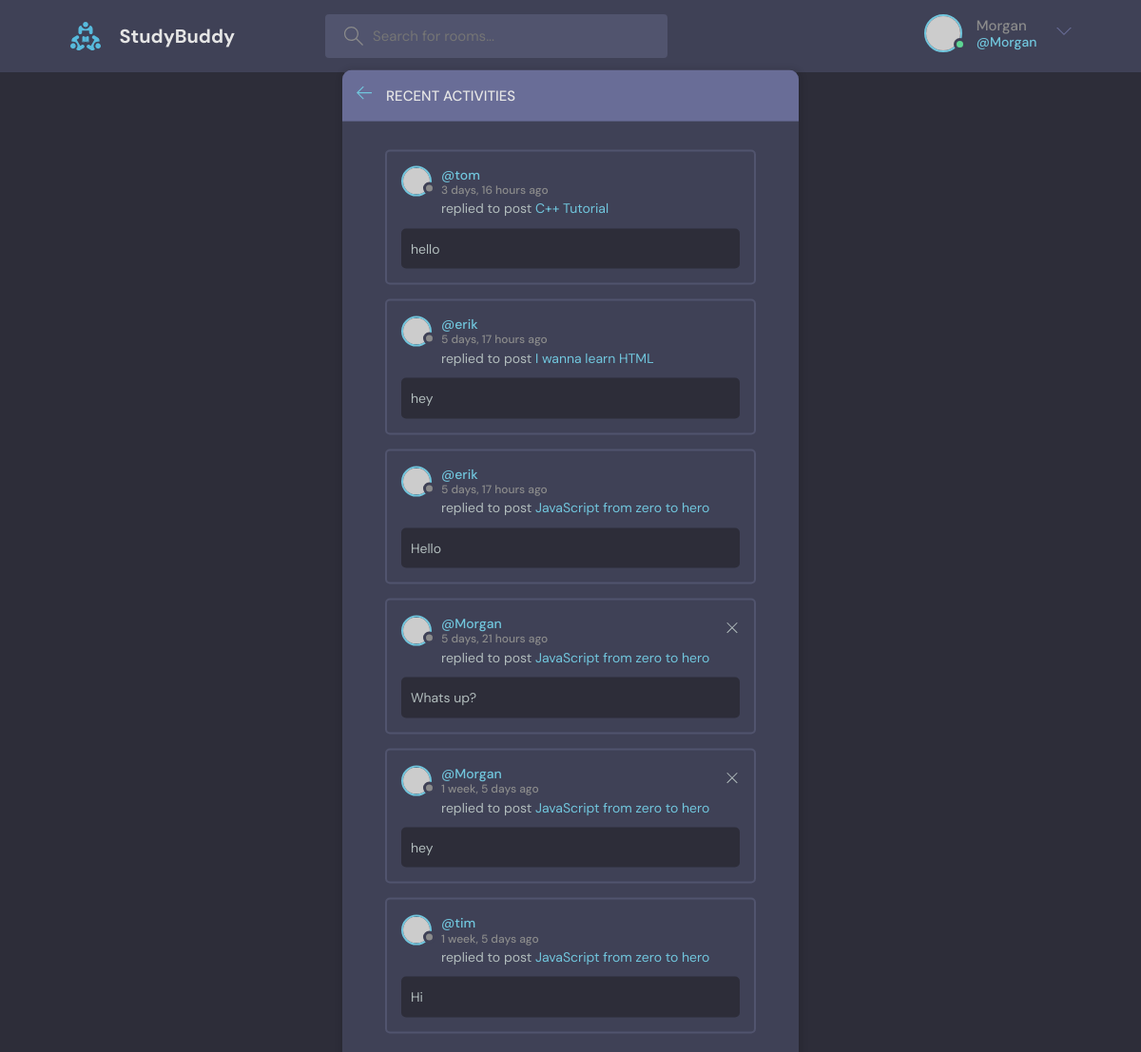
Screenshot of /activity/ (signed in) with the database file from the repository.
### base/models.py (models this page shows, shortened)
class Message(models.Model):
    user = models.ForeignKey(User, on_delete=models.CASCADE)
    room= models.ForeignKey(Room, on_delete=models.CASCADE)
    body = models.TextField()
    updated = models.DateTimeField(auto_now=True)
    created = models.DateTimeField(auto_now_add=True)
    class Meta:
        ordering = ['-updated', '-created'] # make the newest item first

class Room(models.Model):
    host = models.ForeignKey(User, on_delete=models.SET_NULL, null=True)
    topic = models.ForeignKey(Topic, on_delete=models.SET_NULL, null=True)
    name = models.CharField(max_length=200)
    description = models.TextField(null=True, blank=True)
    participants = models.ManyToManyField(User, related_name='participants', blank=True)
    updated = models.DateTimeField(auto_now=True)
    created = models.DateTimeField(auto_now_add=True)
    class Meta:
        ordering = ['-updated', '-created'] # make the newest item first
    def __str__(self):
        return self.name

### base/views.py (the view)
# urls.py: path('activity/', views.activityPage, name="activity"),
def activityPage(request):
    room_messages = Message.objects.all()
    context = {'room_messages': room_messages}
    return render(request, 'base/activity.html', context)

### base/templates/base/activity.html
{% extends 'main.html' %}
{% block content %}
  <main class="layout">
    <div class="container">
      <div class="layout__box">
        <div class="layout__boxHeader">
          <div class="layout__boxTitle">
            <a href="{% url 'home' %}">
              <svg version="1.1" xmlns="http://www.w3.org/2000/svg" width="32" height="32" viewBox="0 0 32 32">
                <title>arrow-left</title>
                <path
                  d="M13.723 2.286l-13.723 13.714 13.719 13.714 1.616-1.611-10.96-10.96h27.625v-2.286h-27.625l10.965-10.965-1.616-1.607z"
                ></path>
              </svg>
            </a>
            <h3>Recent Activities</h3>
          </div>
        </div>
        <div class="activities-page layout__body">
          {% for message in room_messages %}
          <div class="activities__box">
            <div class="activities__boxHeader roomListRoom__header">
              <a href="{% url 'user-profile' message.user.id %}" class="roomListRoom__author">
                <div class="avatar avatar--small">
                  <img src="https://randomuser.me/api/portraits/women/11.jpg" />
                </div>
                <p>
                  @{{message.user.username}}
                  <span>{{message.created|timesince}} ago</span>
                </p>
              </a>
              {% if request.user == message.user %}
              <div class="roomListRoom__actions">
                <a href="{% url 'delete-message' message.id %}">
                  <svg version="1.1" xmlns="http://www.w3.org/2000/svg" width="32" height="32" viewBox="0 0 32 32">
                    <title>remove</title>
                    <path
                      d="M27.314 6.019l-1.333-1.333-9.98 9.981-9.981-9.981-1.333 1.333 9.981 9.981-9.981 9.98 1.333 1.333 9.981-9.98 9.98 9.98 1.333-1.333-9.98-9.98 9.98-9.981z"
                    ></path>
                  </svg>
                </a>
              </div>
              {% endif %}
            </div>
            <div class="activities__boxContent">
              <p>replied to post <a href="{% url 'room' message.room.id %}">{{message.room}}</a></p>
              <div class="activities__boxRoomContent">
                {{message.body}}
              </div>
            </div>
          </div>
          {% endfor %}
        </div>
      </div>
    </div>
  </main>
  {% endblock content %}

### templates/navbar.html (shortened to what this page needs)
{% load static %}
<header class="header header--loggedIn">
    <div class="container">
      <a href="{% url 'home' %}" class="header__logo">
        <img src="{% static 'images/logo.svg' %}" />
        <h1>StudyBuddy</h1>
      </a>
      <form class="header__search" method="GET" action="{% url 'home' %}">
        <label>
          <input name="q" placeholder="Search for rooms..." />
        </label>
      </form>
      <nav class="header__menu">
        {% if request.user.is_authenticated %}
        <div class="header__user">
          <a href="{% url 'user-profile' request.user.id %}">
            <div class="avatar avatar--medium active">
              <img src="https://randomuser.me/api/portraits/men/37.jpg" />
            </div>
            <p>{{request.user.username}} <span>@{{request.user.username}}</span></p>
          </a>
          <button class="dropdown-button">
            <svg version="1.1" xmlns="http://www.w3.org/2000/svg" width="32" height="32" viewBox="0 0 32 32">
              <title>chevron-down</title>
              <path d="M16 21l-13-13h-3l16 16 16-16h-3l-13 13z"></path>
            </svg>
          </button>
        </div>
        {% else %}
        <a href="{% url 'login' %}">
          <img src="{% static 'images/avatar.svg' %}" />
          <p>Login</p>
        </a>
        {% endif %}
      </nav>
    </div>
  </header>

### rows the page displays
Message: user.username "tom", created "3 days, 16 hours", room "C++ Tutorial", body "hello"
Message: user.username "erik", created "5 days, 17 hours", room "I wanna learn HTML", body "hey"
Message: user.username "erik", created "5 days, 17 hours", room "JavaScript from zero to hero", body "Hello"
Message: user.username "Morgan", created "5 days, 21 hours", room "JavaScript from zero to hero", body "Whats up?"
Message: user.username "Morgan", created "1 week, 5 days", room "JavaScript from zero to hero", body "hey"
Message: user.username "tim", created "1 week, 5 days", room "JavaScript from zero to hero", body "Hi"

### other values shown
{{ request.user.username }} "Morgan"
